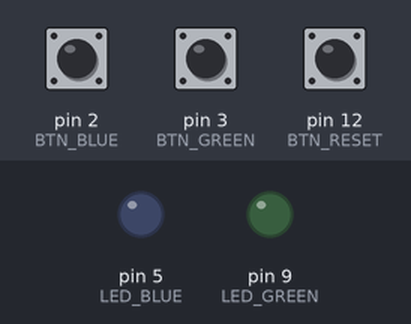
Simulated run of this sketch. Board: Arduino Uno, built with avr-gcc and run on an emulated ATmega328P. Shown: output pins drawn as LEDs (lit = HIGH). Inputs (shaded band) come from the test bench; at power-on: pin 2 (BTN_BLUE) HIGH, pin 12 (BTN_RESET) HIGH, pin 3 (BTN_GREEN) HIGH.

Above: at 1.8 s.
1.9 s: pin 2 (BTN_BLUE) pulled LOW for 0.15 s
At 2.7 s:
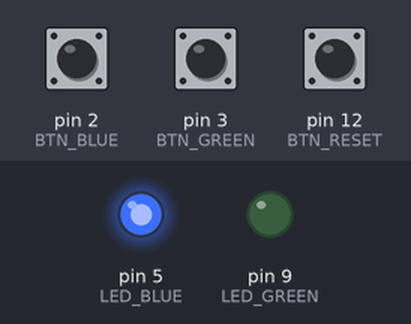
3.5 s: pin 12 (BTN_RESET) pulled LOW for 0.15 s
At 3.9 s:
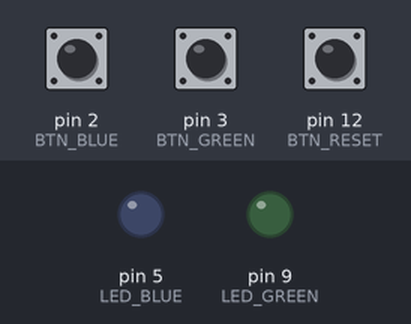
5.1 s: pin 3 (BTN_GREEN) pulled LOW for 0.15 s
At 6.3 s:
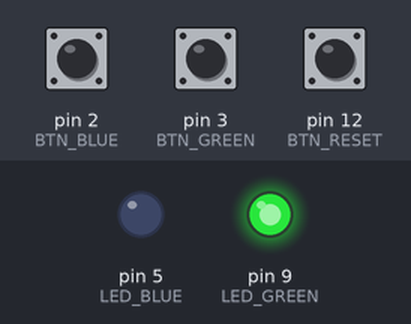
6.7 s: pin 12 (BTN_RESET) pulled LOW for 1 s
At 7.5 s:
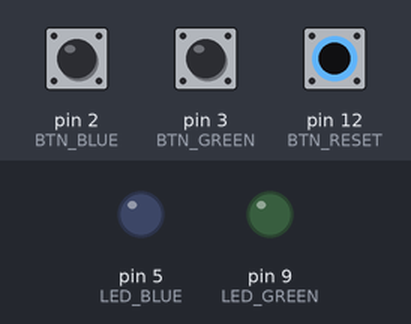
9.2 s: pin 2 (BTN_BLUE) driven LOW and pin 12 (BTN_RESET) driven LOW
At 10.4 s:
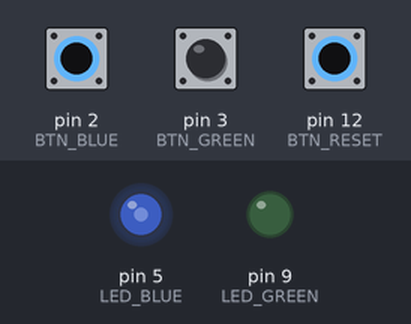
10.7 s: pin 12 (BTN_RESET) driven HIGH
At 11.6 s:
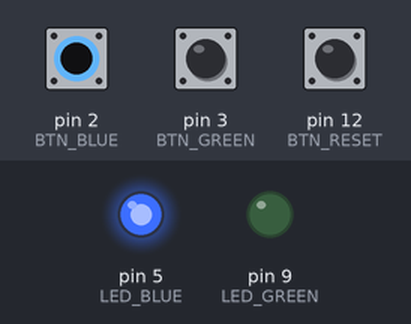
Timing chart, 0 to 13.2 s (numbered marks = the images above; inputs shaded):
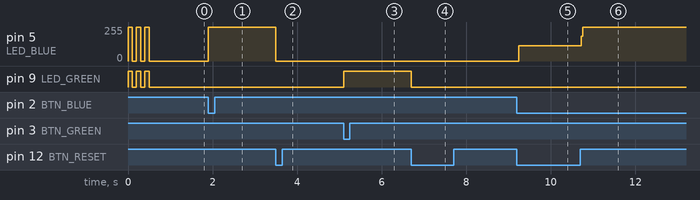

The sketch:

familiada.ino
```cpp
#define BTN_RESET 12
#define BTN_BLUE 2
#define LED_BLUE 5
#define BTN_GREEN 3
#define LED_GREEN 9

volatile int state = HIGH;

void setup() {
  pinMode(BTN_RESET, INPUT_PULLUP);
  pinMode(BTN_BLUE, INPUT_PULLUP);
  pinMode(BTN_GREEN, INPUT_PULLUP);

  pinMode(LED_BLUE, OUTPUT);
  pinMode(LED_GREEN, OUTPUT);

  attachInterrupt(digitalPinToInterrupt(BTN_GREEN), setGreen, LOW);
  attachInterrupt(digitalPinToInterrupt(BTN_BLUE), setBlue, LOW);

  // Blink to show readiness
  for (int i = 0; i < 6; i++)
  {
    digitalWrite(LED_BLUE, state);
    digitalWrite(LED_GREEN, state);
    delay(100);
    state = !state;
  }

  state = -1;
}

void loop() {
  if( state != -1 )
  {
    digitalWrite(state, HIGH);
  }

  if( digitalRead(BTN_RESET) == LOW)
  {
    state = -1;
    digitalWrite(LED_GREEN, LOW);
    digitalWrite(LED_BLUE, LOW);
  }
}

void setGreen() { if ( state == -1 ) state = LED_GREEN; }
void setBlue() { if ( state == -1 ) state = LED_BLUE; }
```

Measured:
- after the input at 1.9 s, pin 5 (LED_BLUE): 0/255 → 255/255 at once
- after the input at 3.5 s, pin 5 (LED_BLUE): 255/255 → 0/255 at once
- after the input at 5.1 s, pin 9 (LED_GREEN): LOW → HIGH at once
- after the input at 6.7 s, pin 9 (LED_GREEN): HIGH → LOW at once
- after the input at 9.2 s, pin 5 (LED_BLUE): 0/255 → 116/255 at once
- after the input at 10.7 s, pin 5 (LED_BLUE): 116/255 → 255/255 at once
